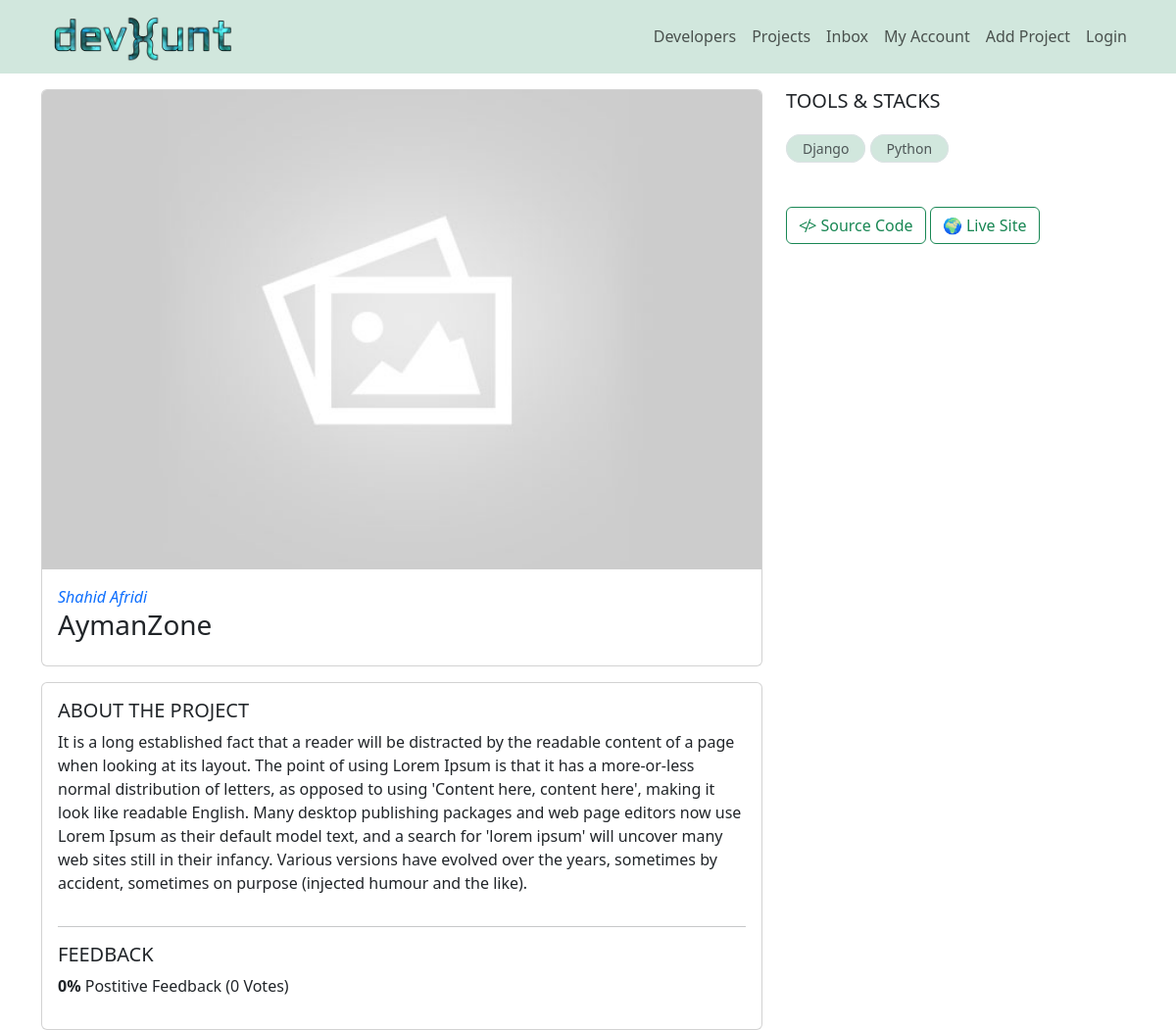
The app's page /project/e048b848-b559-4de2-b124-0a9d7d103087/, older data.
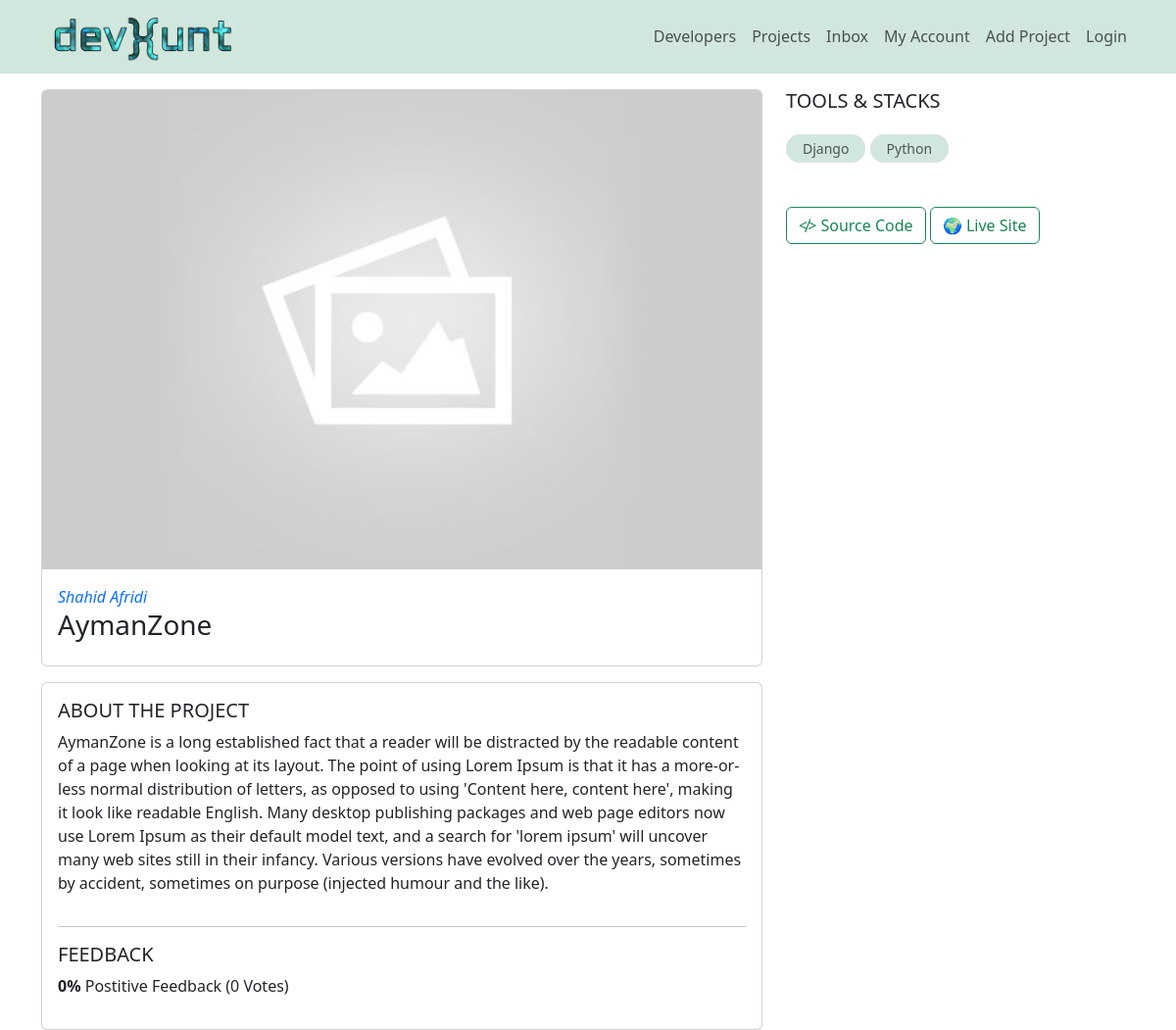
The same page, newer data.
### projects/models.py (models this page shows, shortened)
class Project(models.Model):
    title = models.CharField(max_length=255)
    description = models.TextField(null=True, blank=True)
    featured_image = models.ImageField(null=True, blank=True, default='default.jpg')
    demo_link = models.CharField(max_length=200, null=True, blank=True)
    source_link = models.CharField(max_length=200, null=True, blank=True)
    tags = models.ManyToManyField('Tag', blank=True)
    vote_total = models.IntegerField(default=0, null=True, blank=True)
    vote_ratio = models.IntegerField(default=0, null=True, blank=True)
    created_at = models.DateTimeField(auto_now_add=True)
    id = models.UUIDField(default=uuid.uuid4, unique=True,
                          primary_key=True, editable=False)

### projects/views.py (the view)
# urls.py: path("project/<str:pk>/", views.project, name="single-project"),
def project(request, pk):
    project = Project.objects.get(id=pk)
    context = {
        'project': project,
    }
    return render(request, 'projects/single-project.html', context)

### projects/templates/projects/single-project.html
{% extends 'main.html' %}
{% block content %}
    <div class="container text-center mt-3">
        <div class="row">
          <div class="col-12 col-sm-12 col-md-8">
                <div class="card mb-3">
                    <img src="{{project.featured_image.url}}" class="card-img-top" alt="...">
                    <div class="card-body text-start">
                        <a class='text-decoration-none fst-italic' href="#">Shahid Afridi</a>
                    <h3 class="">{{project.title}}</h3>
                    </div>
                </div>
                <div class='card p-3 text-start'>
                    <h5 class='font-weight-bold'>ABOUT THE PROJECT</h5>
                    <p>{{project.description}}</p>
                    <hr>
                    <h5 class='font-weight-bold'>FEEDBACK</h5>
                    <p class="">
                        <span style="font-weight: bold;">{{project.vote_ratio}}%</span> Postitive
                        Feedback ({{project.vote_total}} Vote{{project.vote_total|pluralize:"s"}})
                      </p>
                </div>
          </div>
          <div class="col-12 col-sm-12 col-md-4 text-start">
            <h5 class='font-weight-bold mb-4'>TOOLS & STACKS</h5>
            {% for tag in project.tags.all %}
            <small class="border border-1 py-1 px-3 mb-3 bg-success-subtle text-body-secondary rounded-pill">{{tag.name}}</small>
            {% endfor %}
            <div class='mt-5'>
                <a class="text-decoration-none btn btn-outline-success mb-3" href="#"> &#8814> Source Code</a>
                <a class="text-decoration-none btn btn-outline-success mb-3" href="#"> &#127757  Live Site</a>
            </div>
          </div>
        </div>
    </div>
{% endblock content %}

Row changes from the older to the newer data that the page shows:
changed Project "AymanZone": description "It is a long established…" → "AymanZone is a long established…"
